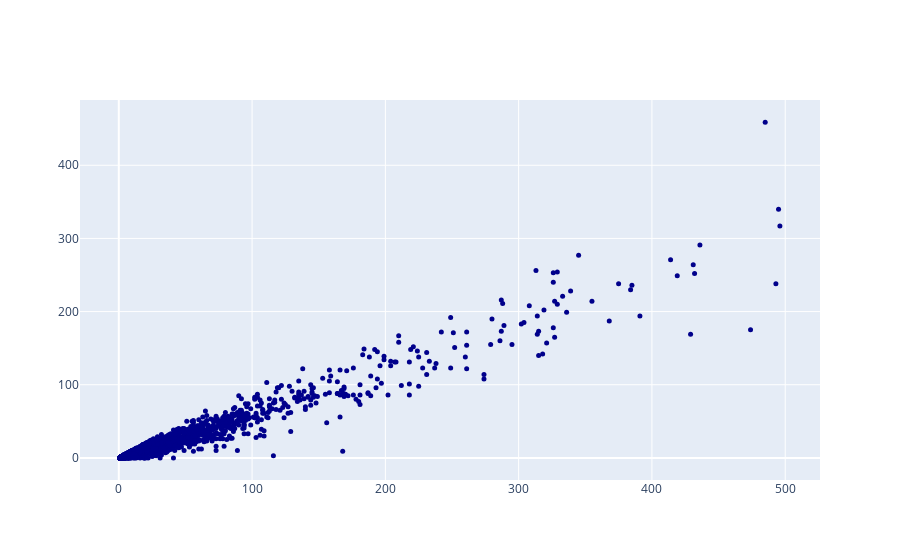

Write notebook code for a chart like this one.
### Markdown cell above
# add_trace로 data속성 부여 1번째 방법
- go.Figure()로 속성을 부여할 수 있지만 너무 길고 오류 발생 확률이 크다.
- 그래서 add_trace로 trace에 대한 속성들을 부여한다.

### Code cell
fig = go.Figure() # 초기화

fig.add_trace({ ## 트레이스 추가
    'type':'scatter',
    'mode':'markers',
    'x': df_취업률_500['졸업자수'], 'y':df_취업률_500['취업자수'],
    'marker': {'size':5,'color':'darkblue'} ## 마커 크기와 색상 설정
})
fig.show()

### Figure 1 — Plotly figure (JSON) as saved in the notebook; plotly's stock layout.template omitted (floating-point values rounded to 4 significant figures; data arrays with more than 128 entries replaced by an {"elided": "..."} marker saying what was removed)
{"data": [{"marker": {"color": "darkblue", "size": 5}, "mode": "markers", "type": "scatter", "x": {"elided": "2313 int values"}, "y": {"elided": "2313 int values"}}], "layout": {}}
